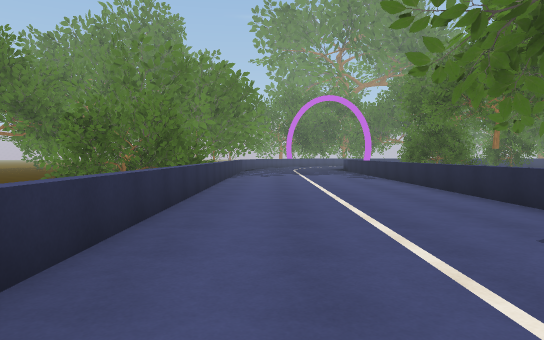
[1] (above)

24 first-person views from a walk through a Unity game level. The camera is 1.3 m above the floor, tilts 2° down and sees 70° across. The floor is counted in squares, 2 m on a side. Each view is taken from the middle of a square. On the plan, view 1 faces up. The plan holds only what a view shows up to about 11 squares ahead; the rest is blank. The place goes on beyond the plan. The player character is not drawn. Some animated figures are left out. Some surface patterns are stand-ins.

[2]
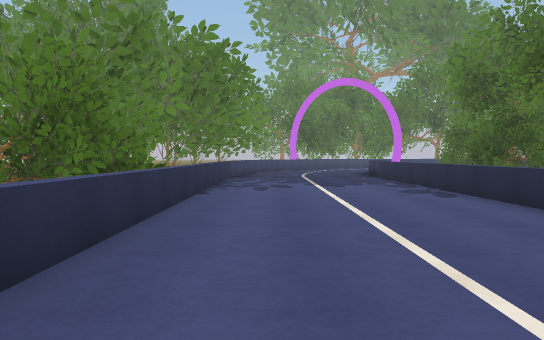

[3]
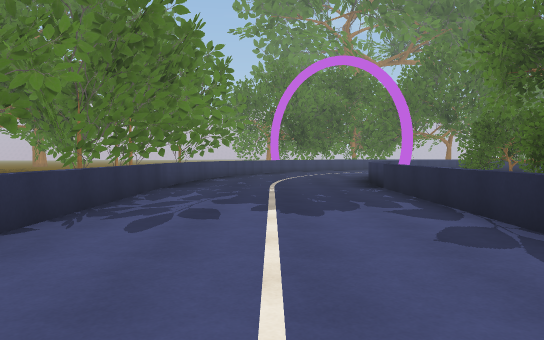

[4]
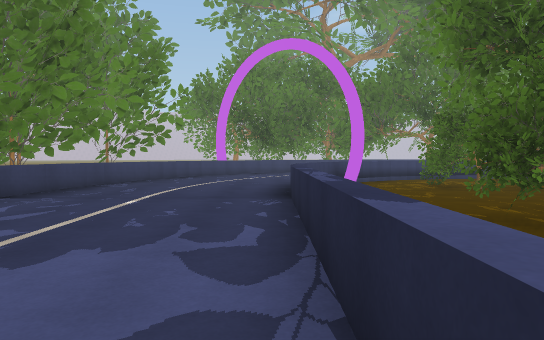

[5]
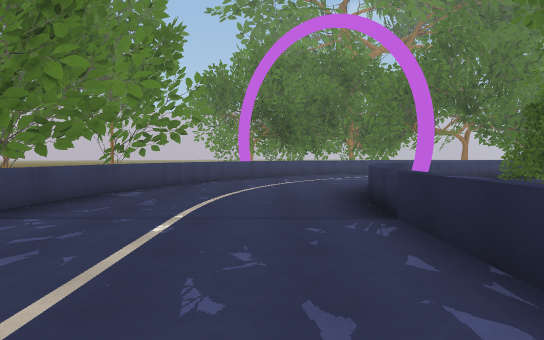

[6]
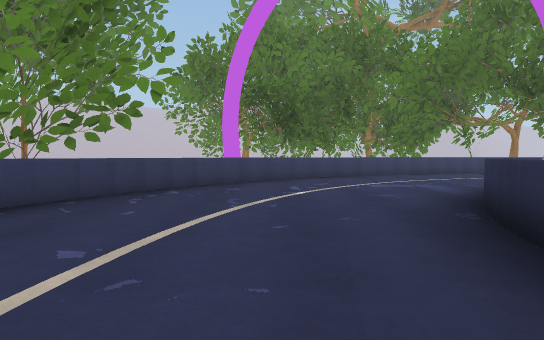

[7]
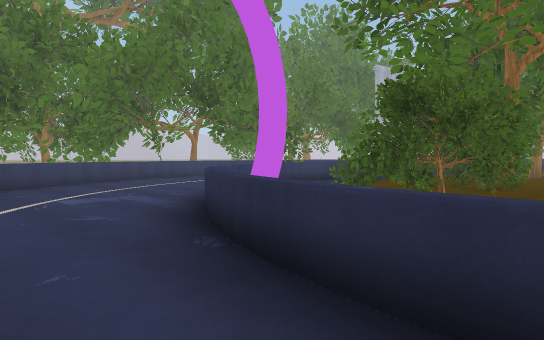

[8]
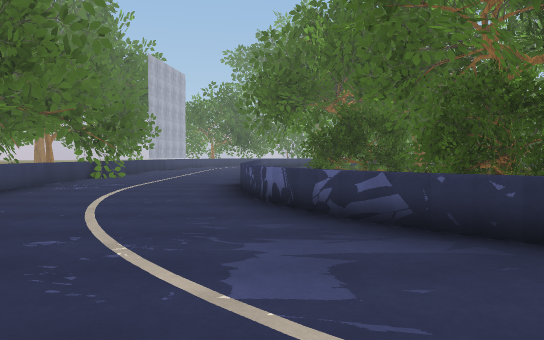

[9]
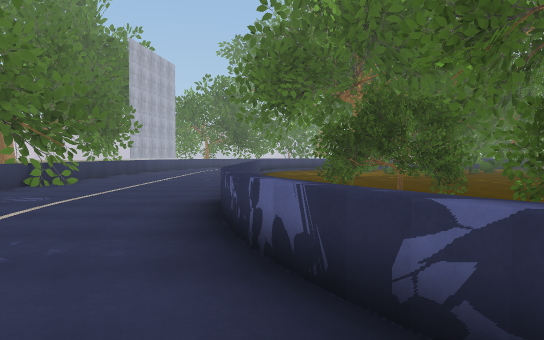

[10]
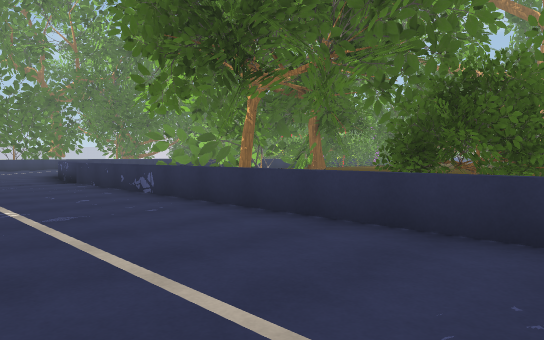

[11]
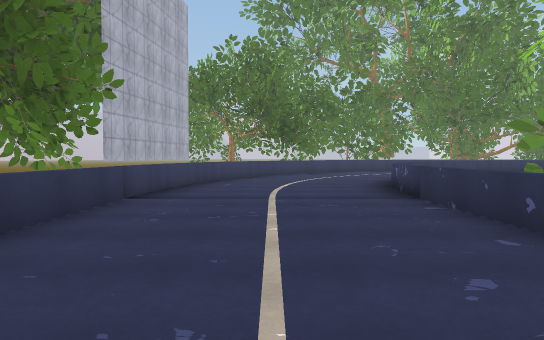

[12]
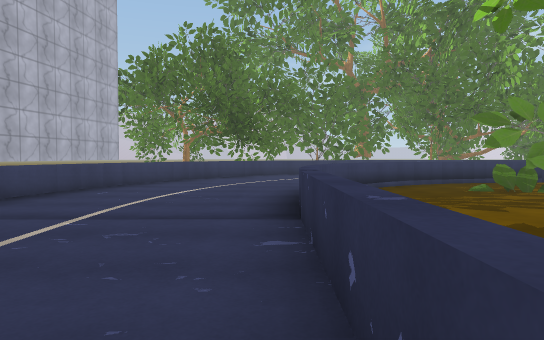

[13]
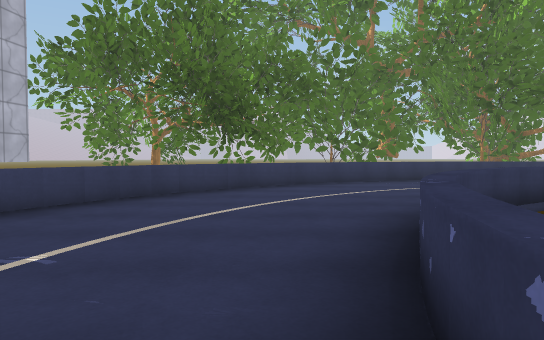

[14]
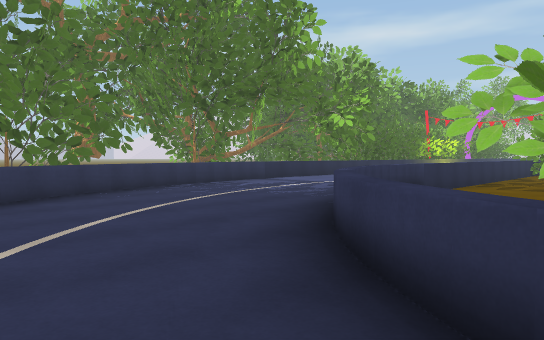

[15]
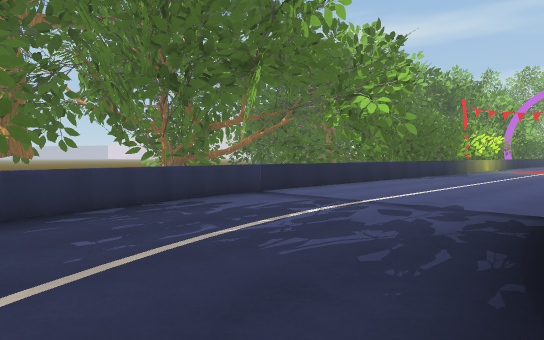

[16]
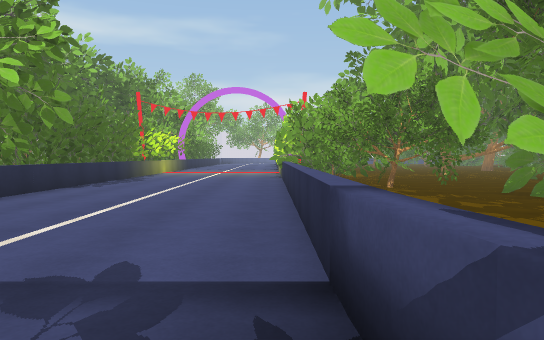

[17]
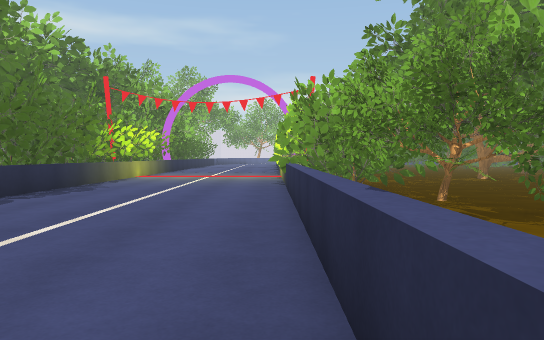

[18]
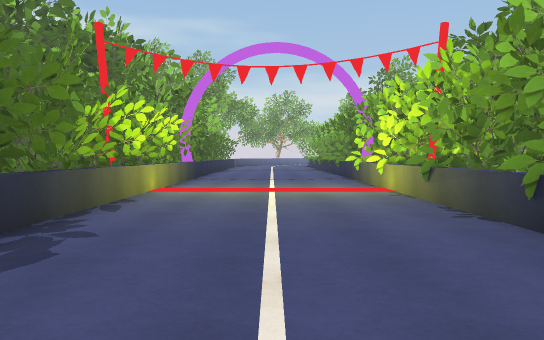

[19]
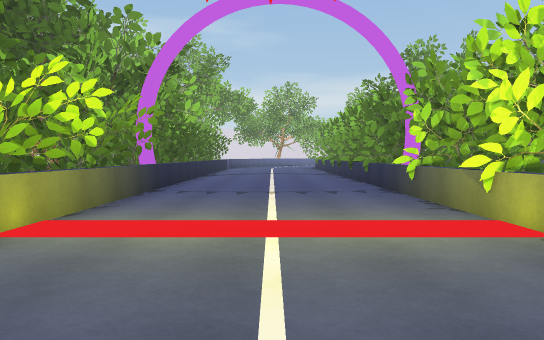

[20]
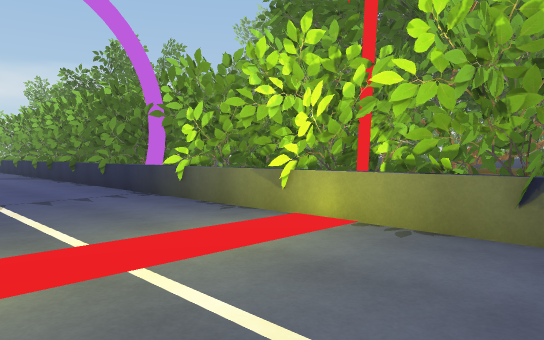

[21]
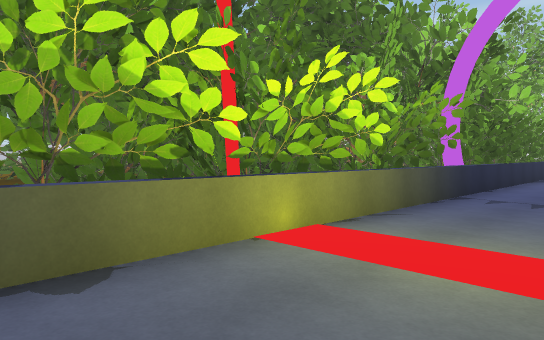

[22]
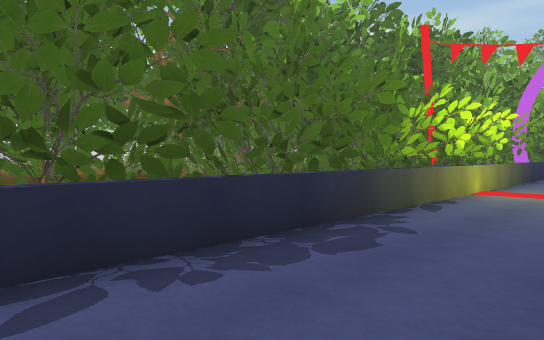

[23]
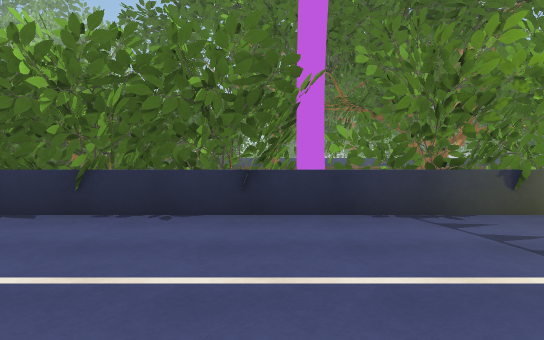

[24]
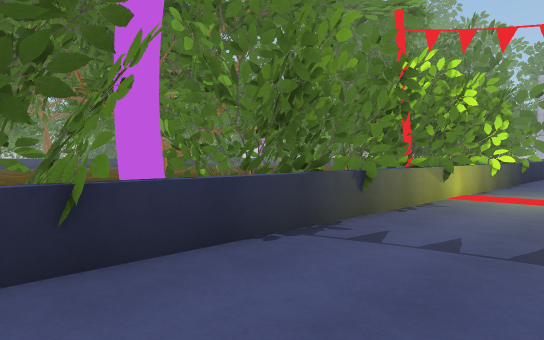

### Floor plan
Key: @ floor where view 1 was taken; # wall or solid block; . main floor; - floor 0.25 m lower than the main floor; = window, fence, low wall or low ledge; ^ raised ledge; T tree.
Columns run from 4 left of view 1 to 36 right of it. Each row starts with its distance up from view 1.
 29           == .===.##........=^
 28         =^......... ...........^=
 27        =.........................=
 26       ^...........................^
 25    ###.............................=
 24     #.......=^--   ========^=.......=
 23     ^.....^-#  -TT#          -^.....^
 22    #.....^-T#   TTT          --^.....
 21    =.....#-TTT# TTT          - -.....^
 20   ##T...=  TTT  ###          -#-=....=
 19   ##....^   ##               ##-^....=#
 18  ##.....-                      --.....=
 17  ##-----  TT                     ....=#
 16   =..... TTTT                  #=....=
 15   T.....  TT                   #=....=
 14    .....                        =....=#
 13  TT.....                        =.....=
 12 TTT.....                        -....##
 11 TTT.....=                   ##TTT.....TT
 10 TTT.....=                   ####T.....TT#
  9 TT .....=                   T TT#.....#T#
  8 T  .....=                   TTTTT#....TTT
  7    .....=                     TTT.....TTT
  6    .....=                     ####....TT
  5    ....=#                     #TT.....TTT
  4    .....                      ##T.....#T#
  3    ...                       ##TTT....TTT
  2    ...                       #TTT.....#TT
  1    ...                       ##TTT....TTT
  0     @                         TTT.....TTT
 -1                               T#T.....#T
 -2                               #TT#....###
 -3                               TTT....####
 -4                               #TTT...####

Positions as (right, up) in squares from view 1, and headings:
1: (0, 0), facing up
2: (0, 5), facing up
3: (1, 9), facing up
4: (3, 11), facing up
5: (2, 13), facing up
6: (2, 17), facing up
7: (2, 18), facing up-right
8: (2, 24), facing right
9: (5, 24), facing right
10: (11, 28), facing down-right
11: (15, 27), facing right
12: (17, 25), facing right
13: (22, 25), facing right
14: (25, 25), facing down-right
15: (28, 22), facing down-right
16: (29, 19), facing down
17: (29, 16), facing down
18: (31, 11), facing down
19: (31, 7), facing down
20: (32, 6), facing down-left
21: (31, 6), facing down-right
22: (31, 11), facing down-right
23: (33, -2), facing left
24: (31, -3), facing up-left
